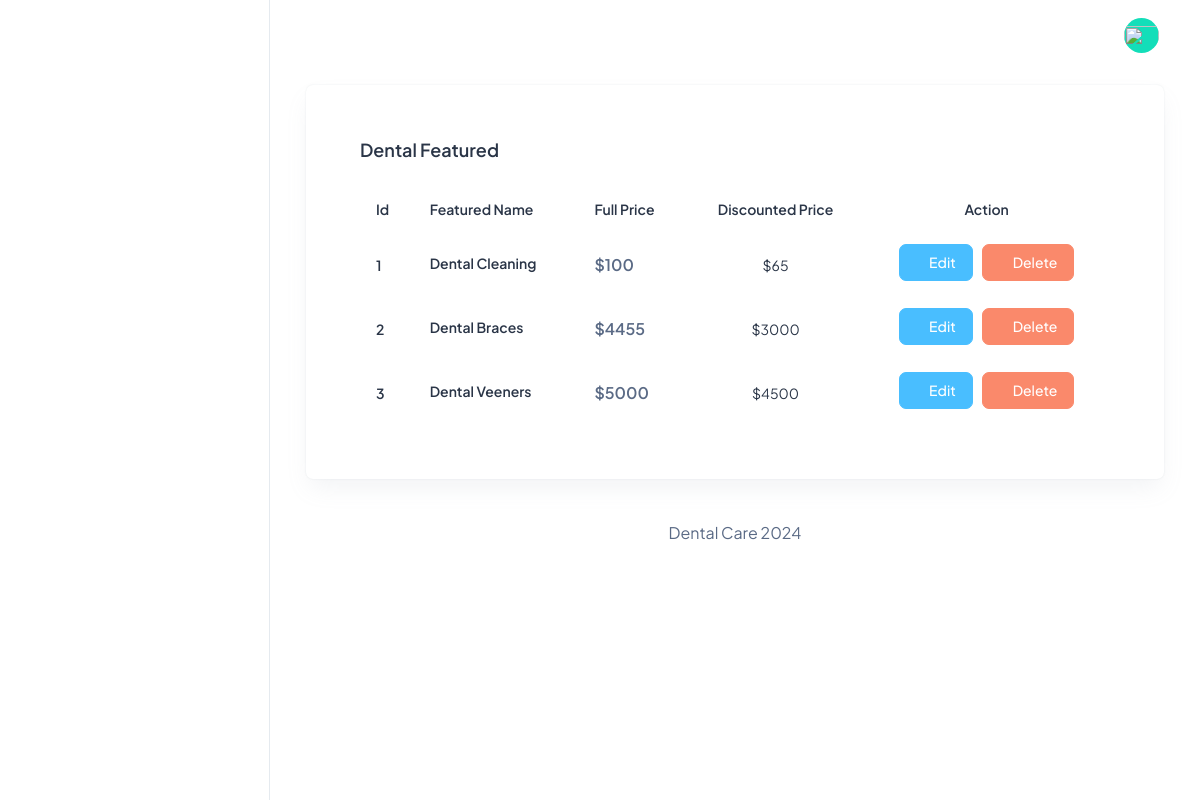
Page /Featured/View on the committed database.
### app/models.py (models this page shows, shortened)
class Featured(models.Model):
    name = models.CharField(max_length=100)
    featured_photo = models.ImageField(upload_to="media/uploads",null=True,blank=False)
    full_price = models.TextField()
    discounted_price = models.TextField()
    created_at = models.DateField(auto_now_add=True)
    updated_at = models.DateField(auto_now=True)

### dental_care_management/Dentist_Views.py (the view)
# urls.py: path('Featured/View',Dentist_Views.VIEW,name='view_featured'),
def VIEW(request):
    featured = Featured.objects.all()
    context = {
        'featured':featured,
    }
    return render(request,'Dentist/view_featured.html',context)

### templates/Dentist/view_featured.html (shortened to what this page needs)
{% extends 'base.html'%}
{% load static %}
{% block content %}
<div class="container-fluid">
    <div class="card">
      <div class="card-body">
        <div class="card-body p-4">
            <h5 class="card-title fw-semibold mb-4">Dental Featured</h5>
            <div class="table-responsive">
              <table class="table text-nowrap mb-0 align-middle">
                <thead class="text-dark fs-4">
                  <tr>
                    <th class="border-bottom-0">
                      <h6 class="fw-semibold mb-0">Id</h6>
                    </th>
                    <th class="border-bottom-0">
                      <h6 class="fw-semibold mb-0">Featured Name</h6>
                    </th>
                    <th class="border-bottom-0">
                      <h6 class="fw-semibold mb-0">Full Price</h6>
                    </th>
                    <th class="border-bottom-0">
                      <h6 class="fw-semibold mb-0 text-center">Discounted Price</h6>
                    </th>
                    <th class="border-bottom-0">
                        <h6 class="fw-semibold mb-0 text-center">Action</h6>
                      </th>
                  </tr>
                </thead>
                <tbody>
                    {% for i in featured %}
                  <tr>
                    <td class="border-bottom-0"><h6 class="fw-semibold mb-0">{{i.id}}</h6></td>
                    <td class="border-bottom-0">
                        <h6 class="fw-semibold mb-1">{{i.name}}</h6>
                    </td>
                    <td class="border-bottom-0">
                      <p class="fw-semibold mb-0 fs-4">${{i.full_price}}</p>
                    </td>
                    <td class="border-bottom-0 text-center">
                      <h6 class="mb-0 fw-normal">${{i.discounted_price}}</h6>
                    </td>
                    <td class="border-bottom-0 text-center">
                        <a href="{% url 'edit_featured' i.id %}" class="btn btn-secondary" style="margin-top: -5px;"> <i class="ti ti-edit"></i>&nbsp;Edit</a> &nbsp;&nbsp;
                        <button type="submit" class="btn btn-danger" style="margin-top: -5px;"  data-bs-toggle="modal" data-bs-target="#staticBackdrop-{{forloop.counter}}"  ><i class="ti ti-trash-x"></i>&nbsp;Delete</button>
                    </td>
                  </tr>
                 {%endfor%}
                </tbody>
              </table>
            </div>
          </div>
      </div>
    </div>
  </div>
{%endblock%}

### rows in the picture
Featured: id "1", name "Dental Cleaning", full_price "100", discounted_price "65"
Featured: id "2", name "Dental Braces", full_price "4455", discounted_price "3000"
Featured: id "3", name "Dental Veeners", full_price "5000", discounted_price "4500"
